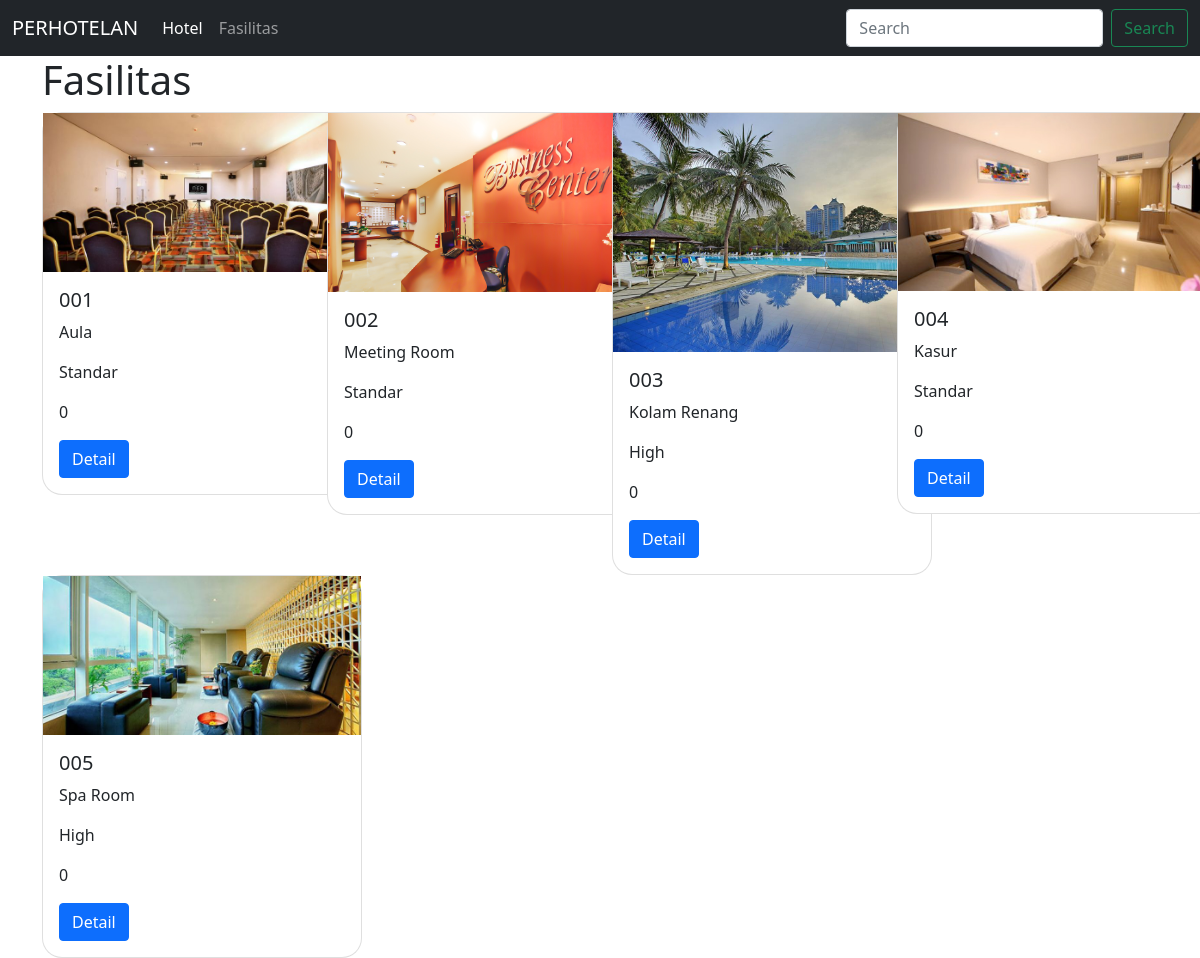
Page /fasilitas.php on the committed database.
### tables this page shows
CREATE TABLE `fasilitas` (
  `id` int(11) NOT NULL,
  `nomor_kamar` varchar(250) NOT NULL,
  `fasilitas_kamar` text NOT NULL,
  `tipe_kamar` varchar(11) NOT NULL,
  `harga` int(11) NOT NULL,
  `gambar` text NOT NULL
);

### fasilitas.php (the view, shortened to what this page needs)
<!doctype html>
<html lang="en">
  <head>
    <link href="https://cdn.jsdelivr.net/npm/bootstrap@5.1.3/dist/css/bootstrap.min.css" rel="stylesheet">
  </head>
  <body>
   <?php
   include 'navbar_index.php';
   ?>
   <div class="container">
   <h1>Fasilitas</h1>
   <div class="row">
   <?php
           require 'admin/setting.php';
           $sql = "SELECT * FROM fasilitas";
           $query = mysqli_query($koneksi, $sql);
           while ($data = mysqli_fetch_object($query)){
           ?>
       <div class="col-md-3">
           <div class="card" style="width: 20rem; border-radius: 20px;">
           <img src="admin/gambar/<?= $data->gambar; ?> " alt="" srcset="">
           <div class="card-body">
               <h5 class="card-title"><?= $data->nomor_kamar;?></h5>
               <p><?= $data->fasilitas_kamar;?></h5></p>
               <p><?= $data->tipe_kamar;?></h5></p>
               <p><?= $data->harga;?></h5></p>
               <a href="detail.php?id=<?= $data->id;?>" class="btn btn-primary">Detail</a>
           </div>
           </div>
       </div>
       <?php
           }
           ?>
       </div>
   </div>
  </body>
</html>

### navbar_index.php (shortened to what this page needs)
<nav class="navbar navbar-expand-lg navbar-dark bg-dark">
  <div class="container-fluid">
    <a class="navbar-brand" href="#">PERHOTELAN</a>
    <div class="collapse navbar-collapse" id="navbarSupportedContent">
      <ul class="navbar-nav me-auto mb-2 mb-lg-0">
        <li class="nav-item">
          <a class="nav-link active"  aria-current="page" href="index.php">Hotel</a>
        </li>
        <li class="nav-item">
          <a class="nav-link" href="fasilitas.php">Fasilitas</a>
        </li>
      </ul>
      <form class="d-flex">
        <input class="form-control me-2" type="search" placeholder="Search" aria-label="Search">
        <button class="btn btn-outline-success" type="submit">Search</button>
      </form>
    </div>
  </div>
</nav>

### rows in the picture
fasilitas: gambar (picture), nomor_kamar "001", fasilitas_kamar "Aula", tipe_kamar "Standar", harga "0"
fasilitas: gambar (picture), nomor_kamar "002", fasilitas_kamar "Meeting Room", tipe_kamar "Standar", harga "0"
fasilitas: gambar (picture), nomor_kamar "003", fasilitas_kamar "Kolam Renang", tipe_kamar "High", harga "0"
fasilitas: gambar (picture), nomor_kamar "004", fasilitas_kamar "Kasur", tipe_kamar "Standar", harga "0"
fasilitas: gambar (picture), nomor_kamar "005", fasilitas_kamar "Spa Room", tipe_kamar "High", harga "0"
